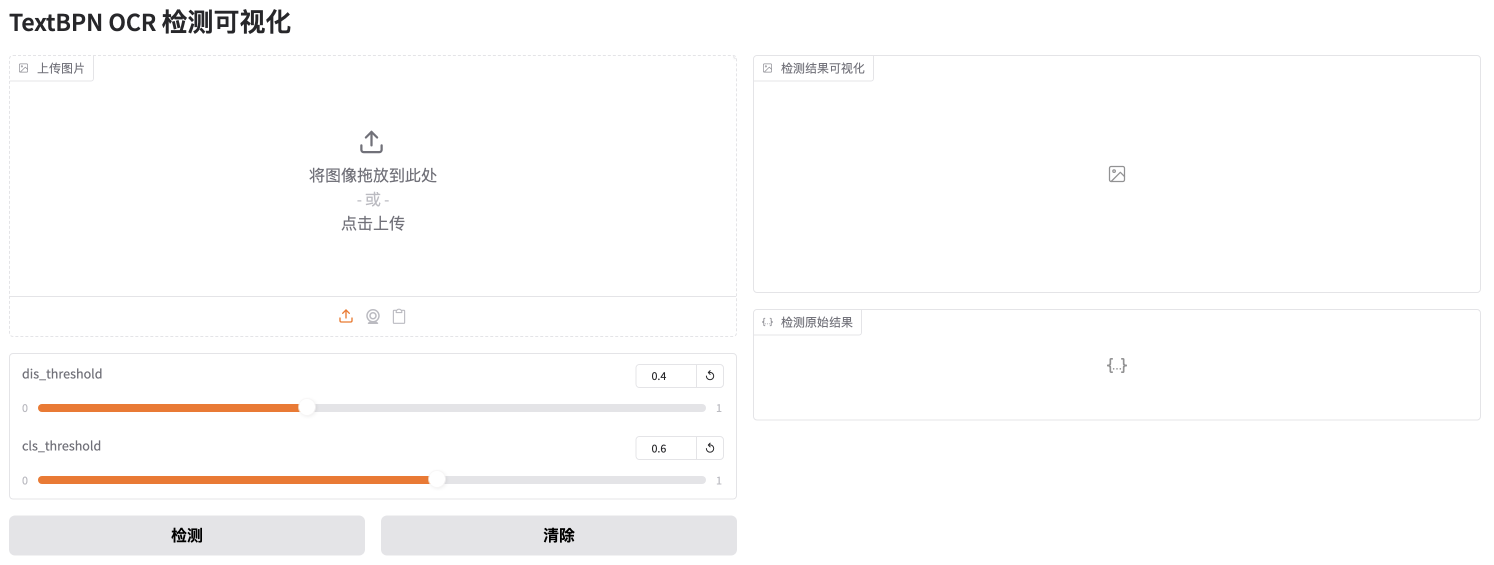
#> input picture WechatIMG23.jpg, 2988 x 1130 px (shown at 1/2 size)
$ python -i augmentation.py   (imports and definitions only)
#> lines starting #> are read from the running program, lines starting #| are printed output that depends on the picture
#> further down, picture is the input picture: shape (1130, 2988, 3); mean B, G, R 251.3, 251.5, 252.2
# -*- coding: utf-8 -*-
__author__ = "S.X.Zhang"
import numpy as np
import math
import cv2
import copy
import numpy.random as random
from shapely.geometry import Polygon
import torchvision.transforms as transforms
import torchvision.transforms.functional as F
from PIL import ImageEnhance, Image


###<<<<<<<<<<<<<<<<<<<<<<<<<<<<<<<<<###
###<<<<<<<<<  Function  >>>>>>>>>>>>###
###>>>>>>>>>>>>>>>>>>>>>>>>>>>>>>>>>###
# [33 lines left out: function crop_first, not called in this run]

####<<<<<<<<<<<<<<<<<<<<<<<<<<<<<<<<<####
####<<<<<<<<<<<  Class  >>>>>>>>>>>>>####
####>>>>>>>>>>>>>>>>>>>>>>>>>>>>>>>>>####
class Compose(object):
    """Composes several augmentations together.
    Args:
        transforms (List[Transform]): list of transforms to compose.
    Example:
        >>> augmentations.Compose([
        >>>     transforms.CenterCrop(10),
        >>>     transforms.ToTensor(),
        >>> ])
    """

    def __init__(self, transforms):
        self.transforms = transforms

    # [4 lines left out: function __call__, not called in this run]


class Normalize(object):
    def __init__(self, mean, std):
        self.mean = np.array(mean)
        self.std = np.array(std)

    # [6 lines left out: function __call__, not called in this run]


class MinusMean(object):
    def __init__(self, mean):
        self.mean = np.array(mean)

    # [4 lines left out: function __call__, not called in this run]


class RandomMirror(object):
    # 镜像
    def __init__(self):
        pass

    # [9 lines left out: function __call__, not called in this run]


class AugmentColor(object):
    # 颜色增强（添加噪声）
    # [19 lines left out: functions __init__, __call__, not called in this run]


class RandomContrast(object):
    # [12 lines left out: functions __init__, __call__, not called in this run]


class RandomBrightness(object):
    # [11 lines left out: functions __init__, __call__, not called in this run]


class RandomErasing(object):
    # [33 lines left out: functions __init__, __call__, not called in this run]


class RandomMixUp(object):
    def __init__(self, mixup_alpha=2):
        self.mixup_alpha = mixup_alpha

    # [18 lines left out: function __call__, not called in this run]


class Rotate(object):
    def __init__(self, up=30):
        self.up = up

    # [30 lines left out: functions rotate, __call__, not called in this run]


class RotatePadding(object):
    def __init__(self, up=60,colors=True):
        self.up = up
        self.colors = colors
        self.ratio = 0.5

    # [18 lines left out: function rotate, not called in this run]

    @staticmethod
    def shift(size, degree):
        angle = degree * math.pi / 180.0
        width = size[0]
        height = size[1]

        alpha = math.cos(angle)
        beta = math.sin(angle)
        new_width = int(width * math.fabs(alpha) + height * math.fabs(beta))
        new_height = int(width * math.fabs(beta) + height * math.fabs(alpha))

        size = [new_width, new_height]
        return size

    def __call__(self, image, polygons=None, scale=1.0):
#> called with scale = 1
        if np.random.random() <= self.ratio:
            return image, polygons
        angle = np.random.normal(loc=0.0, scale=0.5) * self.up  # angle 按照高斯分布
        rows, cols = image.shape[0:2]
#> rows = 1130; cols = 2988
        center = (cols / 2.0, rows / 2.0)
#> center = (1494, 565)
        newSize = self.shift([cols * scale, rows * scale], angle)
#> newSize = [3193, 2177]
        movSize = [int((newSize[0] - cols) / 2), int((newSize[1] - rows) / 2)]
#> movSize = [102, 523]

        M = cv2.getRotationMatrix2D(center, angle, scale)
        M[0, 2] += int((newSize[0] - cols) / 2)
        M[1, 2] += int((newSize[1] - rows) / 2)

        if self.colors:
            H, W, _ = image.shape
#> H = 1130; W = 2988
            mask = np.zeros_like(image)
            (h_index, w_index) = (np.random.randint(0, H * 7 // 8), np.random.randint(0, W * 7 // 8))
#> h_index = 707; w_index = 1033
            img_cut = image[h_index:(h_index + H // 9), w_index:(w_index + W // 9)]
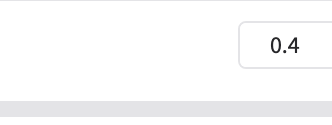
#> img_cut: shape (125, 332, 3); mean B, G, R 250.7, 250.2, 250.2
            img_cut = cv2.resize(img_cut, (newSize[0], newSize[1]))
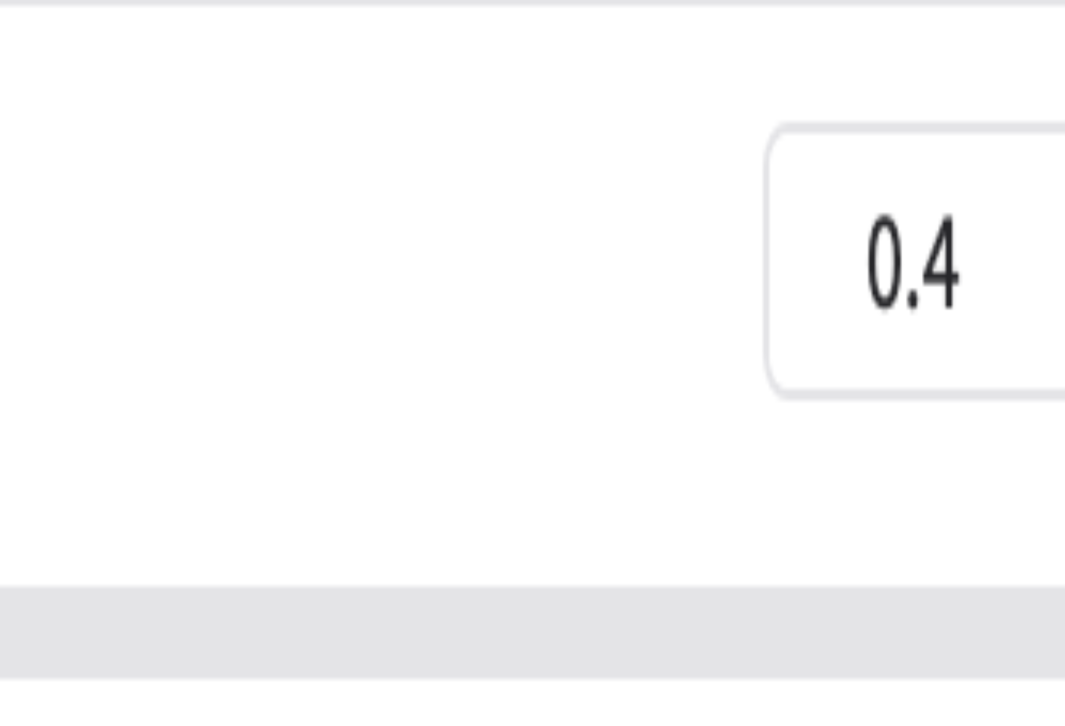
#> img_cut: shape (2177, 3193, 3) (shown at 1/3 size); mean B, G, R 250.7, 250.2, 250.2
            mask = cv2.warpAffine(mask, M, (newSize[0], newSize[1]), borderValue=[1, 1, 1])
            image = cv2.warpAffine(image, M, (newSize[0], newSize[1]), borderValue=[0,0,0])
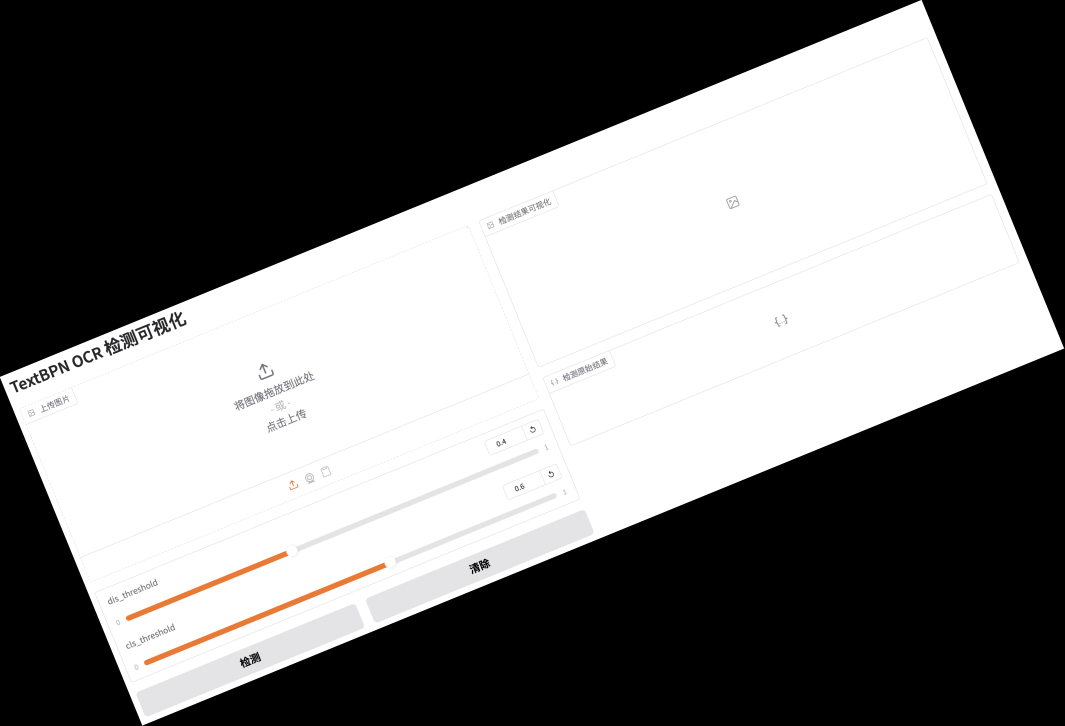
#> image: shape (2177, 3193, 3) (shown at 1/3 size); mean of channels 0, 1, 2 122, 122.2, 122.5; drawn as B, G, R
            image=image+img_cut*mask
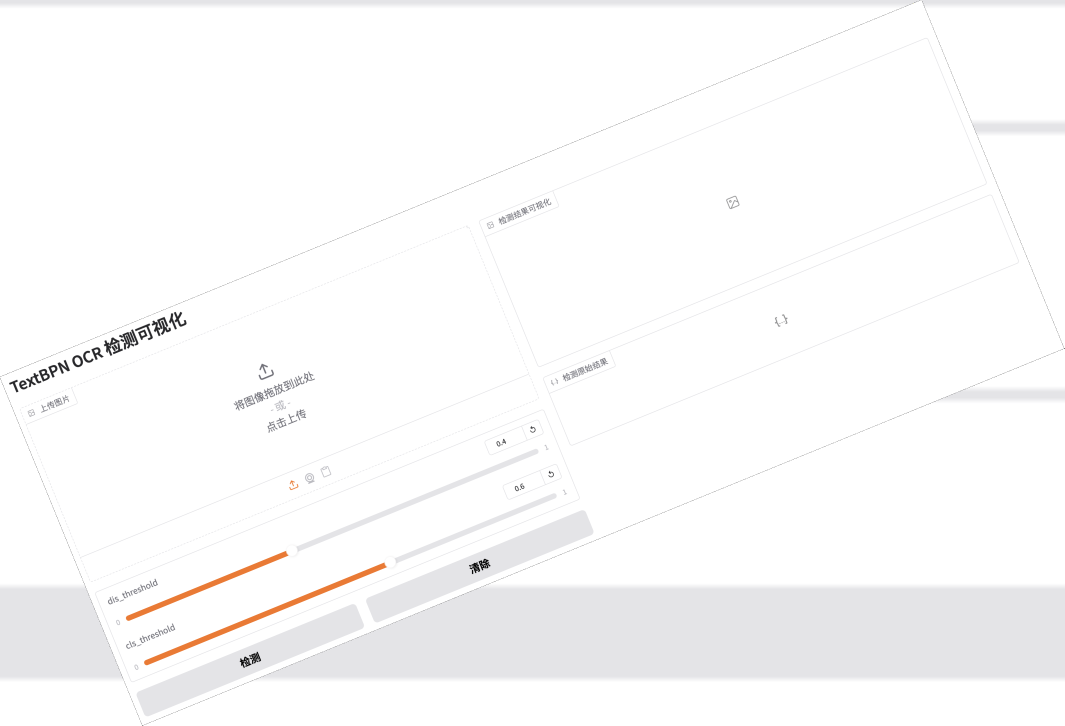
#> image: shape (2177, 3193, 3) (shown at 1/3 size); mean of channels 0, 1, 2 250.5, 250.3, 250.6; drawn as B, G, R
        else:
            color = [0, 0, 0]
            image = cv2.warpAffine(image, M, (newSize[0], newSize[1]), borderValue=color)

        if polygons is not None:
            for polygon in polygons:
                x, y = self.rotate(center, polygon.points, angle,movSize,scale)
                pts = np.vstack([x, y]).T
                polygon.points = pts
        return image, polygons


class SquarePadding(object):

    # [24 lines left out: function __call__, not called in this run]


class RandomImgCropPatch(object):
    # [70 lines left out: functions __init__, get_contour_min_area_box, CropWH, __call__, not called in this run]


class RandomCropFlip(object):

    # [91 lines left out: functions __init__, __call__, not called in this run]


class RandomResizedCrop(object):
    # [70 lines left out: functions __init__, __call__, not called in this run]


class RandomResizeScale(object):
    def __init__(self, size=512, ratio=(3./4, 5./2)):
        self.size = size
        self.ratio = ratio

    # [14 lines left out: function __call__, not called in this run]


class Resize(object):
    def __init__(self, size=1024):
        self.size = size
        self.SP = SquarePadding()

    # [11 lines left out: function __call__, not called in this run]


class ResizeSquare(object):
    def __init__(self, size=(480, 1280)):
        self.size = size

    # [27 lines left out: function __call__, not called in this run]


class ResizeLimitSquare(object):
    # [17 lines left out: functions __init__, __call__, not called in this run]


class RandomResizePadding(object):
    # [28 lines left out: functions __init__, __call__, not called in this run]

transform_type_dict = dict(
    brightness=ImageEnhance.Brightness, contrast=ImageEnhance.Contrast,
    sharpness=ImageEnhance.Sharpness,   color=ImageEnhance.Color
)


class RandomDistortion(object):
    def __init__(self, transform_dict, prob=0.5):
        self.transforms = [(transform_type_dict[k], transform_dict[k]) for k in transform_dict]
        self.prob = prob

    # [11 lines left out: function __call__, not called in this run]


class Augmentation(object):
    # [15 lines left out: function __init__, not called in this run]

    def __call__(self, image, polygons=None):
        return self.augmentation(image, polygons)


class BaseTransform(object):
    # [9 lines left out: function __init__, not called in this run]

    def __call__(self, image, polygons=None):
        return self.augmentation(image, polygons)


class BaseTransformNresize(object):
    # [6 lines left out: function __init__, not called in this run]

    def __call__(self, image, polygons=None):
        return self.augmentation(image, polygons)

>>> import cv2
>>> picture = cv2.imread('../../WechatIMG23.jpg')
>>> result = RotatePadding()(picture)
